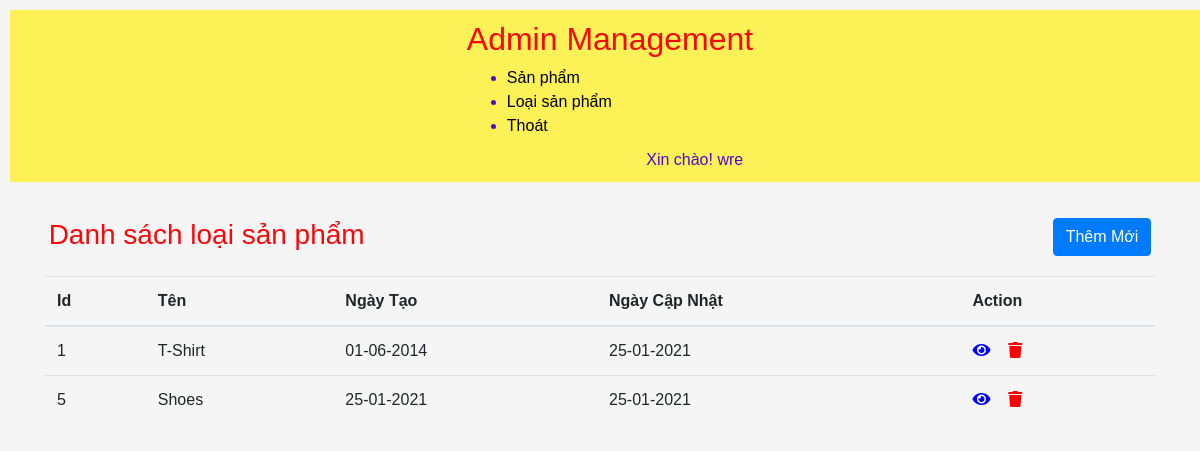
The page /crudphp2/category.php (signed in) on the database its author committed.
### tables this page shows
CREATE TABLE `categories` (
  `id` int(11) NOT NULL,
  `name` varchar(256) NOT NULL,
  `created` datetime NOT NULL,
  `modified` date NOT NULL
);

### crudphp2/database/data.php (called while the page is built, shortened)
<?php
    $db = new database(HOST, DB_USER, DB_PASSWORD, DB_NAME);
    class database {
        public $connection;
        function __construct($host, $db_user, $db_pass, $db_name){
            $this->connection = new mysqli($host, $db_user, $db_pass, $db_name);
        }
        function getData($sql){
            $result = $this->connection->query($sql);
            $data = [];
            if($result->num_rows > 0){
                while($row = $result->fetch_assoc()){
                    $data[] = $row;
                }
            }
            return $data;
        }
    }
?>

### crudphp2/category.php (the view, shortened to what this page needs)
<?php
  $fullnamee = $_SESSION['profile']['fullname'];
  require_once('./database/data.php');
?>
<?php
    $query = "SELECT * FROM categories";
    $resultctgr = $db->getData($query);
?>
<!DOCTYPE html>
<html lang="en">
<head>
  <link rel="stylesheet" href="https://maxcdn.bootstrapcdn.com/bootstrap/4.5.2/css/bootstrap.min.css">
  <link rel="stylesheet" href="https://pro.fontawesome.com/releases/v5.10.0/css/all.css"/>
  <link rel="stylesheet" href="css/style.css">
</head>
<body>
<header>
    <div class="container">
      <nav>
      <h2>Admin Management</h2>
        <ul>
          <li><a href="index.php">Sản phẩm</a></li>
          <li><a href="category.php">Loại sản phẩm</a></li>
          <li><a href="./login/logout.php">Thoát</a></li>
          <a style="float:right;margin:10px;text-align: center;">Xin chào! <?php echo $fullnamee;?></a>
        </ul>
      </nav>
    </div>
  </header>
<div class="container">
    <div class="lock">
      <div class="text">
        <h3>Danh sách loại sản phẩm</h3>
      </div>
      <div class="title">
        <a href="./product/add.php" class="btn btn-primary" style="float:right;">Thêm Mới</a>
      </div>
  </div>
  <table class="table table-hover">
    <thead>
      <tr>
        <th>Id</th>
        <th>Tên</th>
        <th>Ngày Tạo</th>
        <th>Ngày Cập Nhật</th>
        <th>Action</th>
      </tr>
    </thead>
    <tbody>
        <?php
          foreach ($resultctgr as $categories) {
        ?>
        <tr>
          <td><?php echo $categories['id'] ?></td>
          <td><?php echo $categories['name'] ?></td>
          <td>
              <?php
                  $date = date_create($categories['created']);
                  echo date_format($date, 'd-m-Y');
              ?>
          </td>
          <td>
              <?php
                  $date = date_create($categories['modified']);
                  echo date_format($date, 'd-m-Y');
              ?>
          </td>
          <td>
            <a href="./category/readct.php?id=<?php echo $categories['id'];?>" style="color:blue">
              <i class="fa fa-eye" aria-hidden="true"></i></a>&nbsp
            <a href="./category/delete.php?id=<?php echo $categories['id'];?>" style="color:red" onclick="return confirm('Are you sure want to delete <?php echo $categories['name'] ?>')">
              <i class="fa fa-trash" aria-hidden="true"></i>
            </a>
          </td>
        </tr>
      <?php } ?>
    </tbody>
  </table>
</div>
</body>
</html>

### crudphp2/css/style.css (style rules this page uses)
body { margin: 0; padding: 0; background: whitesmoke; color: #4b0cca; font-family: "Avenir Next", "Avenir", sans-serif; }
header { background: #fcf157; width: 100%; margin: 10px; }
td { max-width: 100px; overflow: hidden; text-overflow: ellipsis; white-space: nowrap; }
.container { margin: 10px auto; padding-top: 10px; display: flex; align-items: center; justify-content: center; flex-direction: column; }
.lock { display: flex; padding: 1rem 0; }
.title { margin-left:43rem; }
.container h2 { display: block; color: rgb(248, 8, 8); }
.container h3 { display: block; color: rgb(248, 8, 8); }
.container li a { color: #000; }

### rows shown on the page
categories: id "1", name "T-Shirt", created "01-06-2014", modified "25-01-2021"
categories: id "5", name "Shoes", created "25-01-2021", modified "25-01-2021"

### other values the page prints
$fullnamee "wre"
